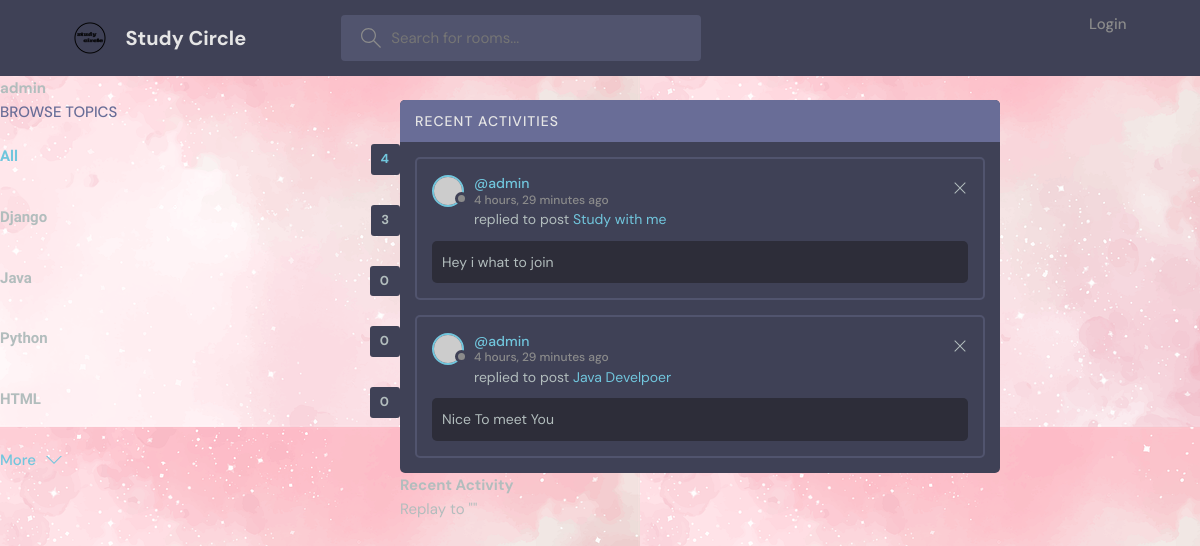
Before: /profile/3/ with the older database file.
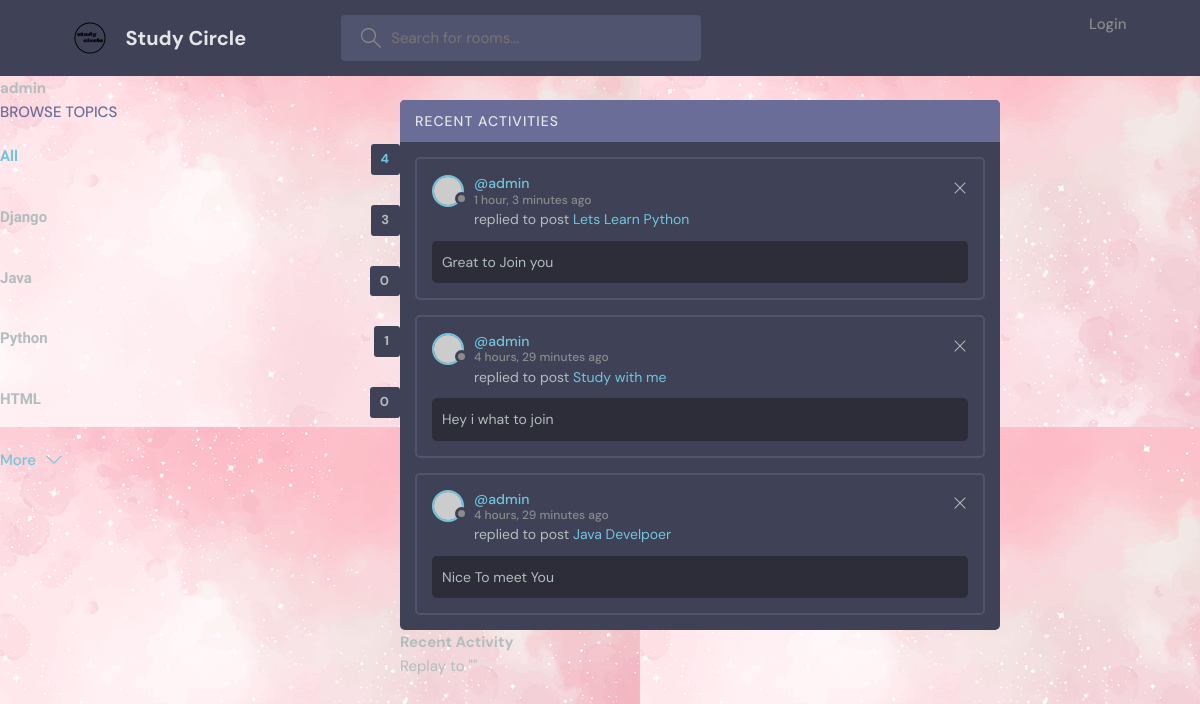
After: the same page with the newer database file.
### base/models.py (models this page shows, shortened)
class Topic(models.Model):
    name = models.CharField(max_length=200)

class Message(models.Model):
    user = models.ForeignKey(User,on_delete=models.CASCADE)
    room = models.ForeignKey(Room,on_delete=models.CASCADE)
    body = models.TextField()
    updated = models.DateTimeField(auto_now=True)
    created  = models.DateTimeField(auto_now_add=True)
    class Meta:
        ordering = ['-updated','-created']
    def __str__(self):
        return self.body[0:50]

class Room(models.Model):
    host = models.ForeignKey(User,on_delete=models.SET_NULL,null=True)
    topic =models.ForeignKey(Topic,on_delete=models.SET_NULL,null=True)
    name = models.CharField(max_length=200)
    description = models.TextField(null=True,blank=True)
    participants = models.ManyToManyField(User,related_name='participants',blank=True)
    updated = models.DateTimeField(auto_now=True)
    created  = models.DateTimeField(auto_now_add=True)
    class Meta:
        ordering = ['-updated','-created']
    def __str__(self):
        return self.name

### base/views.py (the view)
# urls.py: path('profile/<str:pk>/', views.userprofile, name="user-profile"),
def userprofile(request,pk):
    user = User.objects.get(id=pk)
    rooms = user.room_set.all()
    room_messages =user.message_set.all()
    topics = Topic.objects.all()
    context={'user':user,'rooms':rooms,'room_messages':room_messages,'topics':topics}
    return render(request,'base/profile.html',context)

### base/templates/base/profile.html (shortened to what this page needs)
{% extends "main.html" %}
{% block content %}
<h1>{{user.username}}</h1>
<div class="profile-container">
    <div>
        {% include "base/topics_components.html" %}
    </div>
    <div>
        {% include "base/activity_components.html" %}
    </div>
</div>
{% endblock content %}

### base/templates/base/topics_components.html
<div class="topics">
    <div class="topics__header">
      <h2>Browse Topics</h2>
    </div>
    <ul class="topics__list">
      <li>
        <a href="{% url 'home'%}" class="active">All<span>{{topics.count}}</span></a>
      </li>
      {% for topic in topics %}
      <li>
        <a href="{% url 'home' %}?q={{topic.name}}">{{topic.name}} <span>{{topic.room_set.all.count}}</span></a>
      </li>
      {% endfor %}
    </ul>
    <a class="btn btn--link" href="topics.html">
      More
      <svg version="1.1" xmlns="http://www.w3.org/2000/svg" width="32" height="32" viewBox="0 0 32 32">
        <title>chevron-down</title>
        <path d="M16 21l-13-13h-3l16 16 16-16h-3l-13 13z"></path>
      </svg>
    </a>
  </div>

### base/templates/base/activity_components.html (shortened to what this page needs)
<div class="activities">
  <div class="activities__header">
    <h2>Recent Activities</h2>
  </div>
  {% for message in room_messages %}
  <div class="activities__box">
    <div class="activities__boxHeader roomListRoom__header">
      <a href="profile.html" class="roomListRoom__author">
        <div class="avatar avatar--small">
          <img src="https://randomuser.me/api/portraits/women/11.jpg" />
        </div>
        <p>
          @{{message.user}}
          <span>{{message.created|timesince}} ago</span>
        </p>
      </a>
      <div class="roomListRoom__actions">
        <a href="#">
          <svg version="1.1" xmlns="http://www.w3.org/2000/svg" width="32" height="32" viewBox="0 0 32 32">
            <title>remove</title>
            <path
              d="M27.314 6.019l-1.333-1.333-9.98 9.981-9.981-9.981-1.333 1.333 9.981 9.981-9.981 9.98 1.333 1.333 9.981-9.98 9.98 9.98 1.333-1.333-9.98-9.98 9.98-9.981z"
            ></path>
          </svg>
        </a>
      </div>
    </div>
    <div class="activities__boxContent">
      <p>replied to post <a href="">{{message.room}}</a></p>
      <div class="activities__boxRoomContent">
        {{message}}
      </div>
    </div>
  </div>
  {% endfor %}
</div>
<div>
    <h3>Recent Activity</h3>
    <div>
        <small>Replay to ""</small>
</div>

Changed rows visible on the page:
computed for Topic "Python": room_set.all.count "0" → "1"
added Message: user "admin", created "1 hour, 3 minutes", room "Lets Learn Python", body "Great to Join you"
